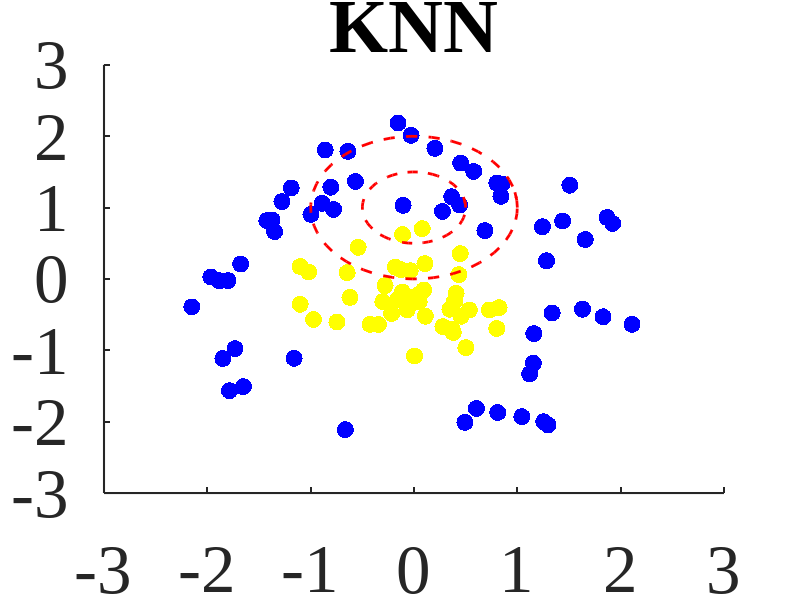

This figure's MATLAB source:
figure
load('trainData.txt')
X = trainData(:,1:2);
X  = zscore(X); % 数据标准化
Y = trainData(:,3);

class1 = X((Y(:,1)==1),:);
class2 = X((Y(:,1)==-1),:);
scatter(class1(:,1),class1(:,2),150,'y','filled');
hold on
scatter(class2(:,1),class2(:,2),150,'b','filled');
hold on
r = 0.5;%半径
a = 0;%圆心横坐标
b = 1;%圆心纵坐标
t=0:0.1:2.1*pi;
x=a+r*cos(t);
y=b+r*sin(t);
plot(x,y,'r','linewidth',2,'linestyle','--');
hold on
r = 1;%半径
a = 0;%圆心横坐标
b = 1;%圆心纵坐标
t=0:0.1:2.1*pi;
x=a+r*cos(t);
y=b+r*sin(t);
plot(x,y,'r','linewidth',2,'linestyle','--');
hold on
set(gca,'FontName','Times New Roman','FontSize',50,'LineWidth',1.5);
titlestr = strcat('KNN');
title(titlestr);